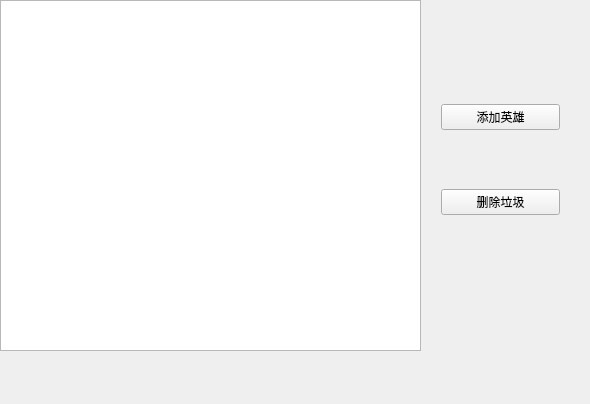
<?xml version="1.0" encoding="UTF-8"?>
<ui version="4.0">
 <class>Widget</class>
 <widget class="QWidget" name="Widget">
  <property name="geometry">
   <rect>
    <x>0</x>
    <y>0</y>
    <width>590</width>
    <height>404</height>
   </rect>
  </property>
  <property name="windowTitle">
   <string>Widget</string>
  </property>
  <widget class="QTableWidget" name="tableWidget">
   <property name="geometry">
    <rect>
     <x>0</x>
     <y>0</y>
     <width>421</width>
     <height>351</height>
    </rect>
   </property>
  </widget>
  <widget class="QWidget" name="widget" native="true">
   <property name="geometry">
    <rect>
     <x>430</x>
     <y>40</y>
     <width>141</width>
     <height>241</height>
    </rect>
   </property>
   <layout class="QVBoxLayout" name="verticalLayout">
    <item>
     <widget class="QPushButton" name="btn1">
      <property name="text">
       <string>添加英雄</string>
      </property>
     </widget>
    </item>
    <item>
     <widget class="QPushButton" name="btn2">
      <property name="text">
       <string>删除垃圾</string>
      </property>
     </widget>
    </item>
   </layout>
  </widget>
 </widget>
 <layoutdefault spacing="6" margin="11"/>
 <resources/>
 <connections/>
</ui>
